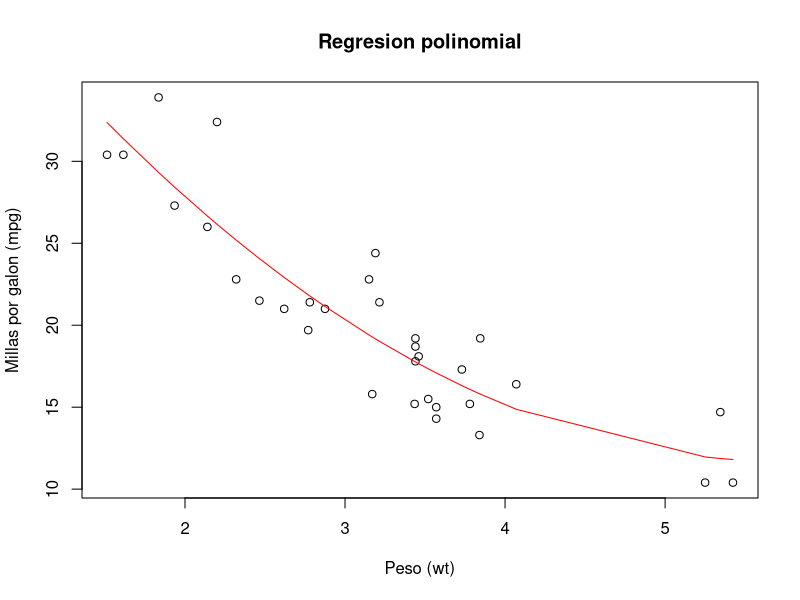

The R script that drew this image:
data(mtcars)

# Ajustar el modelo polinomial de grado 2
modelo <- lm(mpg ~ poly(wt, 2), data = mtcars)

# Resumen del modelo
summary(modelo)

# predicción de valores
nuevo_peso <- data.frame(wt = c(3.0, 3.5, 4.0))
prediccion <- predict(modelo, nuevo_peso)
print(prediccion)

# Cálculo del R-Cuadrado
y_pred <- predict(modelo, mtcars)
ss_total <- sum((mtcars$mpg - mean(mtcars$mpg)) ^ 2)
ss_residual <- sum((mtcars$mpg - y_pred) ^ 2)
r_squared <- 1 - (ss_residual / ss_total)
r_squared

# Gráfico de dispersión y línea de regresión polinomial
plot(
  mtcars$wt, mtcars$mpg, main = "Regresion polinomial",
  xlab = "Peso (wt)",  # Etiqueta del eje X
  ylab = "Millas por galon (mpg)"    # Etiqueta del eje Y
)
lines(sort(mtcars$wt), fitted(modelo)[order(mtcars$wt)], col = "red")  # Añade la línea de regresión polinomial en rojo

# Nuevo valor para predicción
nuevo_peso <- data.frame(wt = 3.5)

# Predicción
prediccion <- predict(modelo, nuevo_peso)
print(prediccion)